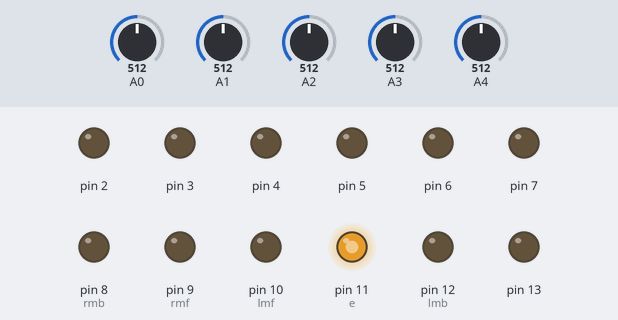
This sketch was run on a simulated Arduino Uno, built with avr-gcc and run on an emulated ATmega328P. Parts: output pins drawn as LEDs (lit = HIGH). The test bench sets the inputs (shaded band); at power-on: A0 = 512, A1 = 512, A2 = 512, A3 = 512, A4 = 512.

Above: at 0.1 s.
Timing chart, 0 to 1.6 s (numbered marks = the images above):
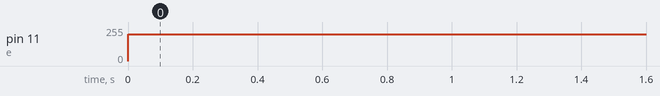

Measured:
- by itself, pin 11 (e): 0/255 → 200/255 at 0.00 s

The sketch:

PID.ino
```cpp
int rmf=9;
int rmb=8;
int lmf=10;
int lmb=12;
int e=11;/*
int lcled=7;
int ltled=6;
int trnled=5;
int rtled=4;
int rcled=3;
int stpled=2;*/
int i,lc=0,rc=0;
long sensors_average;
int sensors_sum;
int pos;
long sensors[]={0,0,0,0,0};
int set_point=2,max_speed=125;
double K1=40,K2=0,K3=0,prop,last_prop=0,integral=0,derivative,error=0;

void setup(){
  for(i=2;i<=13;i++)
    pinMode(i,OUTPUT);
  Serial.begin(9600);
}

void calculations(){
  sensors_sum=0;
  sensors_average=0;
  sensors[0] = analogRead(A0);
  sensors[1] = analogRead(A1);
  sensors[2] = analogRead(A2);
  sensors[3] = analogRead(A3);
  sensors[4] = analogRead(A4);
  for(int i=0;i<5;i++){
    if(sensors[i]<100)
      sensors[i]=0;
    else
      sensors[i]=500;

    sensors_average+=sensors[i]*i;
    sensors_sum+=int(sensors[i]);
  }
  pos=sensors_average/sensors_sum;
  /*Serial.print(sensors_average);
  Serial.print("\t");
  Serial.print(sensors_sum);
  Serial.print("\t");
  Serial.print(pos);
  Serial.println("");*/
  delay(50);
  prop=pos-set_point;
  integral+=prop;
  derivative=prop-last_prop;
  last_prop=prop;
  error=prop*K1+integral*K2+derivative*K3;
}
void turn(){
  if(error<-250)
    error=-250;

  if(error>250)
    error=250;

  if(error>=0){
    analogWrite(lmf,max_speed+error);
    analogWrite(rmf,max_speed-error);
  }
  else{
    analogWrite(rmf,max_speed-error);
    analogWrite(lmf,max_speed+error);
  }
}
/*
void led_glow(){
  if(analogRead(A0)<50)
  {digitalWrite(7,HIGH);}
  else
  {digitalWrite(7,LOW);}

  if(analogRead(A1)<50)
  {digitalWrite(6,HIGH);}
  else
  {digitalWrite(6,LOW);}

  if(analogRead(A2)<35)
  {digitalWrite(5,HIGH);}
  else
  {digitalWrite(5,LOW);}

  if(analogRead(A3)<50)
  {digitalWrite(4,HIGH);}
  else
  {digitalWrite(4,LOW);}

  if(analogRead(A4)<50)
  {digitalWrite(3,HIGH);}
  else
  {digitalWrite(3,LOW);}
}
*/
void stop_it(){
  for(i=8;i<11;i++){
    digitalWrite(i,LOW);
  }
  digitalWrite(12,LOW);
  delay(1);
}

void junction(){
  int ls = analogRead(A0);
  int rs = analogRead(A4);
  int p = analogRead(A1);
  int q = analogRead(A3);
  if(ls>=100 && rs>=100 && p>=100 && q>=100){
    stop_it();
    delay(5000);
    //digitalWrite(trnled,HIGH);
    /*digitalWrite(4,LOW);
    digitalWrite(6,LOW);
    delay(2000);
    /*
    Serial.print("LC = ");
    Serial.println(ls);
    Serial.print("RC = ");
    Serial.println(ls);
    Serial.print("L = ");
    Serial.println(p);
    Serial.print("R = ");
    Serial.println(q);
    Serial.println("---------------");
    */
    //right();
    if(lc>rc)
    {
        left();lc=0;rc=0;
    }
    else if(rc>lc)
    {
        right();lc=0;rc=0;
    }
    else
    {
        lc=0;rc=0;calculations();
    }
  }
}

void left(){
  int a,b;
  digitalWrite(rmf,HIGH);
  digitalWrite(lmf,LOW);
  delay(500);
  do{
    digitalWrite(rmf,HIGH);
    digitalWrite(lmf,LOW);
    digitalWrite(5,HIGH);
    a = analogRead(A0);
    b = analogRead(A4);
    Serial.print("FS = ");
    Serial.println(analogRead(A2));
  }while(analogRead(A2)<=50);
  digitalWrite(5,LOW);
}
void right(){
  int a,b;
  digitalWrite(lmf,HIGH);
  digitalWrite(rmf,LOW);
  delay(500);
  do{
    digitalWrite(lmf,HIGH);
    digitalWrite(rmf,LOW);
    digitalWrite(5,HIGH);
  }while(analogRead(A2)<=100);
  digitalWrite(5,LOW);
}
void lccounter(){
  int a = analogRead(A0);
  int b = analogRead(A4);
  int c = analogRead(A2);
  if(a>=60){
    lc++;
    Serial.print("lc = ");
    Serial.println(lc);
    delay(100);
  }
}
void rccounter(){
  int b = analogRead(A4);
  int a = analogRead(A0);
  int c = analogRead(A2);
  if(b>=60)
  {
    rc++;
    Serial.print("rc = ");
    Serial.println(rc);
    delay(100);
  }
}


void loop(){
  analogWrite(e,200);
  digitalWrite(rmb,LOW);
  digitalWrite(lmb,LOW);
  calculations();
}
```
